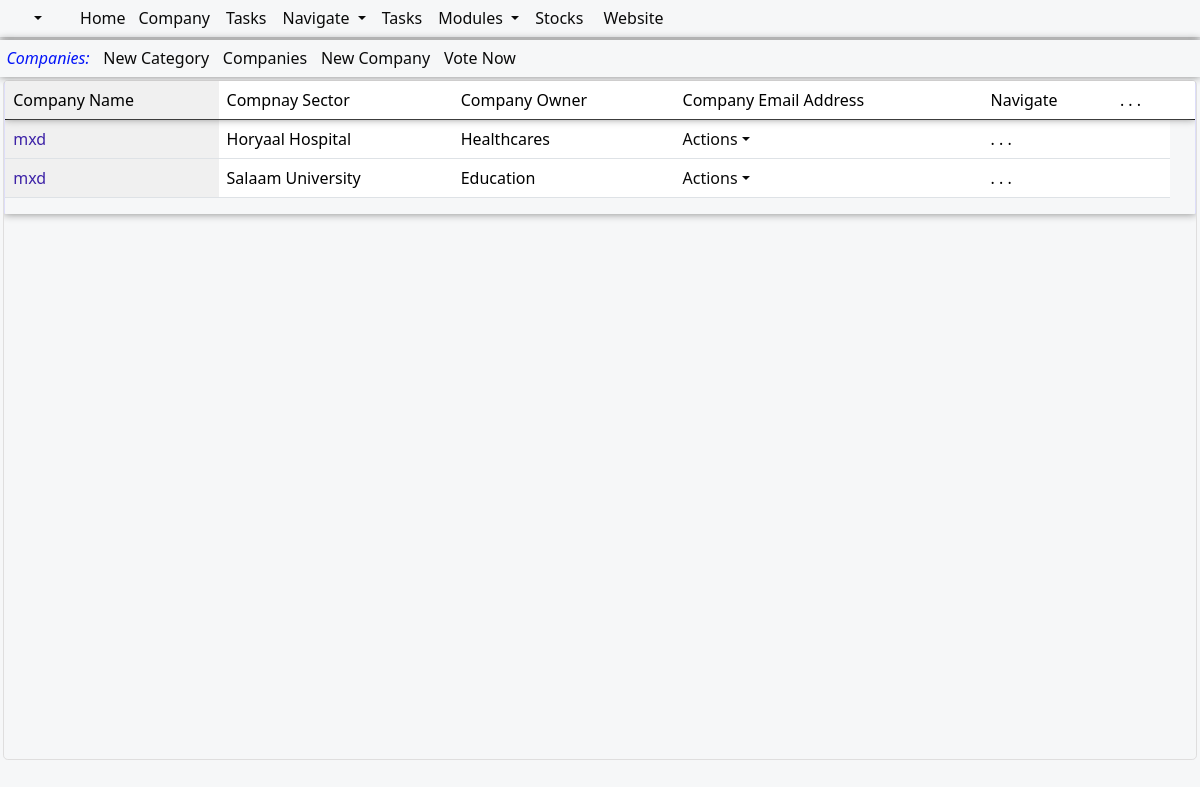
Page /Votes/ on the earlier database version.
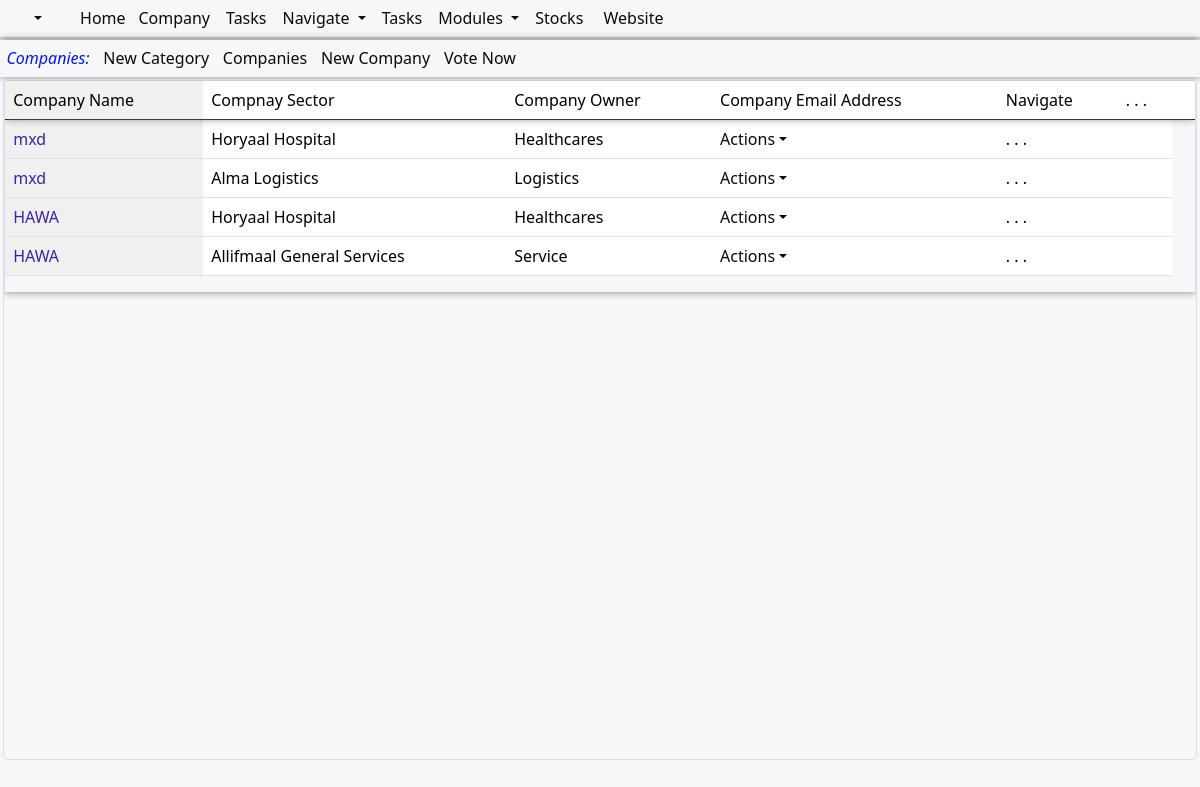
Same page on the later database version.
### awards/models.py (models this page shows, shortened)
class VotesModel(models.Model):
    voter = models.ForeignKey(User, on_delete=models.SET_NULL, related_name='votes',null=True)
    company = models.ForeignKey(CompaniesModel, on_delete=models.SET_NULL,null=True)
    timestamp = models.DateTimeField(auto_now_add=True)
    category = models.ForeignKey(CategoriesModel, on_delete=models.SET_NULL, related_name='categoriesvotes',null=True,blank=True)
    class Meta:
        unique_together = ('voter', 'category')  # Enforce one vote per catego

class CompaniesModel(models.Model):
    name= models.CharField(max_length=100,blank=False,null=True)
    category = models.ForeignKey(CategoriesModel, on_delete=models.SET_NULL, related_name='categores',null=True,blank=True)
    comments= models.CharField(null=True, blank=True, max_length=30)
    date=models.DateField(blank=True,null=True,auto_now_add=True)
    votes=models.DecimalField(max_digits=10,blank=True,null=True,decimal_places=1,default=0)
    def __str__(self):
        return str(self.name)

class CategoriesModel(models.Model):
    name= models.CharField(max_length=30,blank=False,null=True)
    comments= models.CharField(null=True, blank=True, max_length=30)
    date=models.DateField(blank=True,null=True,auto_now_add=True)
    def __str__(self):
        return str(self.name)

### loginapp/models.py (models this page shows, shortened)
class User(AbstractUser):# this is for creating new user... the fields are below and those from parent class
    user_level= [
    ('owner','owner'),
    ('chairman','chairman'),
    ('ceo','ceo'),
    ('director','director'),
    ('genmanager','genmanager'),
    ('admin','admin'),
    ('staff', 'staff'),
    ('guest', 'guest'),
    ]
    USERNAME_FIELD = 'email'
    username = models.CharField(max_length=255, null=True,blank=True)
    email = models.EmailField(('email address'), unique=True) # changes email to unique and blank to false
    first_name= models.CharField(max_length=255, null=True,blank=False)
    last_name= models.CharField(max_length=255, null=True,blank=False)
    REQUIRED_FIELDS = ['username','first_name','last_name'] # removes email from REQUIRED_FIELDS
    user_category= models.CharField(choices=user_level, default='guest', max_length=100,null=True,blank=True)
    customurlslug= models.SlugField(max_length=500, unique=True, blank=True, null=True)
    url_unique_id= models.CharField(null=True, blank=True, max_length=100)
    usercompany= models.CharField(max_length=500, blank=True, null=True)
    userdivision= models.CharField(max_length=500, blank=True, null=True)
    userbranch= models.CharField(max_length=500, blank=True, null=True)
    userdepartment= models.CharField(max_length=500, blank=True, null=True)
    fullNames= models.CharField(max_length=255, null=True,blank=True,default="User Full Names")
    phone=models.CharField(max_length=50,blank=True,null=True)
    can_do_all=models.BooleanField('Can do all',default=False)
    can_add=models.BooleanField('Can add',default=False)
    can_edit=models.BooleanField('Can edit',default=False)
    can_view=models.BooleanField('Can view',default=False)
    can_delete=models.BooleanField('Can delete',default=False)
    can_access_all=models.BooleanField('Can access all',default=False)
    can_access_related=models.BooleanField('Can access only related',default=False)
    allifmaal_admin=models.BooleanField('Can access all',default=False)
    def __str__(self):
        return str(self.first_name)#please dont change this unless very necessary....

### awards/views.py (the view)
# urls.py: path('Votes/', views.votes, name="votes"),
def votes(request):
    try:
        title="Votes"
        allifqueryset=VotesModel.objects.all()
        context = {
            "title":title,
            "allifqueryset":allifqueryset,
        }
        return render(request,'awards/votes/votes.html',context)
    except Exception as ex:
        error_context={'error_message': ex,}
        return render(request,'awards/error/error.html',error_context)

### awards/templates/awards/votes/votes.html (shortened to what this page needs)
{% extends 'awards/base/uimainbase/allifmaaluibase.html'%}
{% load humanize %}
{% block body %}
<div class="allifmaal-main-container">
<div class="card-header">
  <div class="row mt-12" >
  <div class="col-md-12">
  <div class="container-fluid amel-content-header">
    <a class="amel-table-list-identifier">Companies:</a>
    <a href="{% url 'awards:addCategory' %}">New Category</a>
    <a href="{% url 'awards:companies' %}">Companies</a>
    <a href="{% url 'awards:addCompany' %}">New Company</a>
    <a href="{% url 'awards:addVote' %}">Vote Now</a>
  </div>
    </div>
    </div>
  </div>
    <div class="allifmaincontainer">
<div class="row mt-12">
  <div class="col-md-12">
  <div class="allif-scroll-table">
    <div class="table-responsive allif-full-table">
    <table class="table table-layout">
      <thead>
        <tr class="allif-table-header-row">
        <td class="allif-fix-table-col">Company Name</td>
        <td>Compnay Sector</td>
        <td>Company Owner</td>
        <td>Company Email Address</td>
        <td>Navigate</td>
        <td> . . . </td>
        <td></td>
        </tr>
        </thead>
        <tbody class="allif-table-body">
        {% for item in allifqueryset %}
        <tr data-id="{{item.id}}">
        <td class="allif-fix-table-col"><a class="allif-table-links" href="">{{item.voter}}</a></td>
        <td>{{item.company}}</td>
        <td>{{item.company.category}}</td>
        <td>
          <div class="dropdown allifmaal-content-dropdown">
            <a href="#" onclick="showDropdown(event, this)" class="dropdown-toggle dropdown-item" type="button" id="dropdownMenuButton1" data-bs-toggle="dropdown" aria-expanded="false">Actions</a>
          </div>
        </td>
       <td> . . . </td>
       <td></td>
    </tr>
    {% endfor %}
      </tbody>
    </table>
    </div>
   </div>
</div>
</div>
</div>
</div>
  {% endblock %}

### awards/templates/awards/base/uimainbase/allifmaaluibase.html (shortened to what this page needs)
{% load static %}
<!DOCTYPE html>
<html>
<head>
<link rel="stylesheet" href="https://cdnjs.cloudflare.com/ajax/libs/font-awesome/4.7.0/css/font-awesome.min.css">
<link href="https://cdn.jsdelivr.net/npm/bootstrap@5.3.3/dist/css/bootstrap.min.css" rel="stylesheet">
<link href="{% static 'allifapperp/css/navbars/sidetopnavbars.css' %}" rel="stylesheet">
<link href="{% static 'allifapperp/css/body/mainbodyui.css' %}" rel="stylesheet">
</head>
<body class="allifmaal-ui-body">
{% include 'awards/base/sidetopnavbars/sidetopnavbars.html' %}
<link href="https://cdn.jsdelivr.net/npm/select2@4.1.0-rc.0/dist/css/select2.min.css" rel="stylesheet"/>
{% block body %}{% endblock %}
</body>
</html>

### awards/templates/awards/base/sidetopnavbars/sidetopnavbars.html (shortened to what this page needs)
<div>
    <nav class="navbar navbar-expand-lg navbar-light allifmaal-top-nav-bar">
    <div class="container-fluid">
<div class="allifmaal-side-nav-bar container-fluid" >
  <a class="side-nav-dropdown-btn nav-link dropdown-toggle navbar-brand" role="button" data-bs-toggle="dropdown" data-bs-auto-close="outside" aria-expanded="false">
  </a>
      </div>
      <a class="nav-link" href="">Home</a>
      <div class="collapse navbar-collapse" id="navbarNavDropdown">
        <ul class="navbar-nav">
          <li class="nav-item">
            <a class="nav-link" href="">Company</a>
          </li>
          <li><a class="nav-link" href="">Tasks</a></li>
          <li class="nav-item dropdown">
            <a class="nav-link dropdown-toggle" href="#" id="navbarDropdownMenuLink" role="button" data-bs-toggle="dropdown" aria-expanded="false">
              Navigate
            </a>
          </li>
          <li><a class="nav-link" href="">Tasks</a></li>
        <li class="nav-item dropdown">
          <a class="nav-link dropdown-toggle" href="#" id="navbarDropdownMenuLink" role="button" data-bs-toggle="dropdown" aria-expanded="false">
            Modules
          </a>
        </li>
        <li>
          <a class="nav-link" href="">Stocks</a>
          <a class="nav-link" href="">Website</a>
        </li>
      </ul>
        </div>
      </div>
    </nav>
    </div>

### static/allifapperp/css/navbars/sidetopnavbars.css (style rules this page uses)
:root { --main-background-color: #F6F7F8; --main-text-font-size:1em; --main-font-type:system-ui,Helvetica, sans-serif,sans-serif,Arial,-apple-system, BlinkMacSystemFont, 'Segoe UI', Roboto, Oxygen, Ubuntu, Cantarell, 'Open Sans', 'Helvetica Neue'; --main-green-color:#07891c; --main-blue-color:#3d22a7; --main-black-color:#0a0a0a; --main-table-links-color:#04010f; --main-red-color:#bd0303; --links-on-hover-text-color:#3a0bf7; --button-on-hover-color:#eeeeee; --box-shadow-specs:0em 0em 0.5em #858585; --bottom-border-line:1px solid #dfdede; --padding-spec:0.3em 0.3em 0.3em 0.3em; }
* { font-family: var(--main-font-type); }
.allifmaal-top-nav-bar { background-color:var(--main-background-color); margin-left: 0em; right: 0em; left: 0em; top: 0em; margin: 0em; padding: 0.1em; box-shadow: var(--box-shadow-specs); position:relative; }
.allifmaal-top-nav-bar a { color: var(--main-black-color); font-family: var(--main-font-type); float: none; display: inline-block; text-align: left; padding:var(--padding-spec); text-decoration: none; font-size: var(--main-text-font-size); border: none; background-color:var(--main-background-color); font-weight:normal; }
.allifmaal-side-nav-bar { background:var(--main-background-color); z-index:10; min-height: fit-content; max-height: 100%; min-width: fit-content; max-width: fit-content; transition: all 0.3s ease-in; background-color:var(--main-background-color); border-radius: 2px; left: 0; margin-left: 0; }

Differences in the rows shown:
removed VotesModel: voter "mxd", company "Salaam University", company.category "Education"
added VotesModel: voter "mxd", company "Alma Logistics", company.category "Logistics"
added VotesModel: voter "HAWA", company "Horyaal Hospital", company.category "Healthcares"
added VotesModel: voter "HAWA", company "Allifmaal General Services", company.category "Service"
